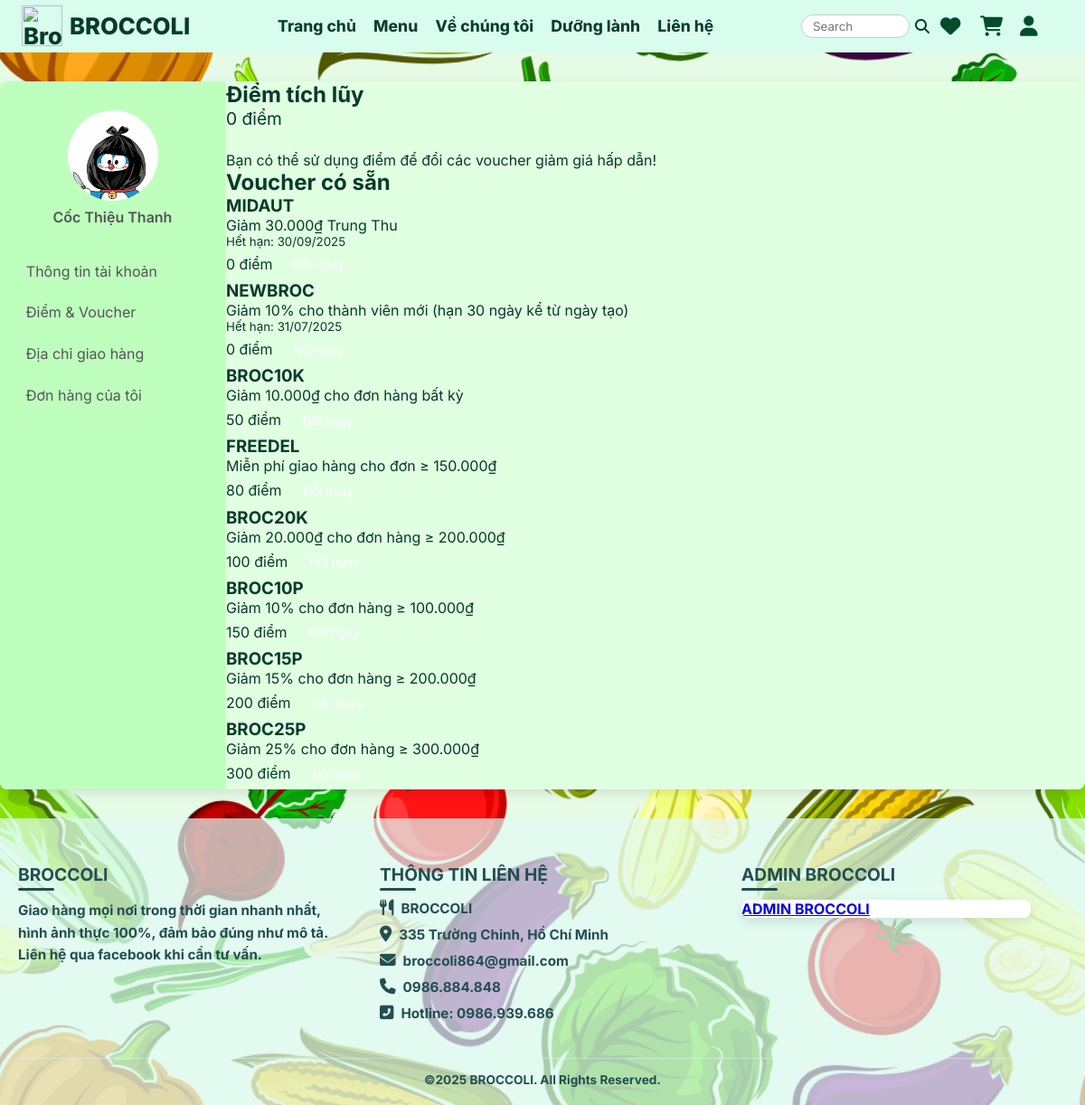
Page /views/layout.php?page=points (signed in) on the committed database.
### tables this page shows
CREATE TABLE IF NOT EXISTS `users` (
  `id` int UNSIGNED NOT NULL AUTO_INCREMENT,
  `username` varchar(50) NOT NULL,
  `email` varchar(100) NOT NULL,
  `role` enum('admin','user') NOT NULL DEFAULT 'user',
  `avatar_url` varchar(255) DEFAULT NULL,
  `password` varchar(255) NOT NULL,
  `fullname` varchar(100) NOT NULL DEFAULT '',
  `phone` varchar(20) DEFAULT NULL,
  `address` text,
  `points` int DEFAULT '0',
  `created_at` datetime NOT NULL DEFAULT CURRENT_TIMESTAMP,
  `points_total` int NOT NULL DEFAULT '0',
  PRIMARY KEY (`id`),
  UNIQUE KEY `username` (`username`),
  UNIQUE KEY `email` (`email`),
  KEY `idx_role` (`role`)
);

CREATE TABLE IF NOT EXISTS `vouchers` (
  `id` int NOT NULL AUTO_INCREMENT,
  `code` varchar(50) NOT NULL COMMENT 'Mã voucher',
  `description` varchar(255) DEFAULT NULL COMMENT 'Mô tả',
  `points_required` int NOT NULL COMMENT 'Số điểm cần để đổi',
  `discount_type` enum('amount','percent') NOT NULL DEFAULT 'amount',
  `discount_value` decimal(10,2) NOT NULL COMMENT 'Giá trị giảm (số tiền hoặc %)',
  `active` tinyint(1) NOT NULL DEFAULT '1' COMMENT '1=đang mở,0=đóng',
  `created_at` datetime NOT NULL DEFAULT CURRENT_TIMESTAMP,
  `updated_at` datetime NOT NULL DEFAULT CURRENT_TIMESTAMP ON UPDATE CURRENT_TIMESTAMP,
  `expires_at` datetime DEFAULT NULL COMMENT 'Ngày hết hạn (NULL = vô thời hạn)',
  PRIMARY KEY (`id`),
  UNIQUE KEY `code` (`code`)
);

### config/helpers.php (called while the page is built, shortened)
<?php
function getSiteUrl() {
    $protocol = isset($_SERVER['HTTPS']) && $_SERVER['HTTPS'] === 'on' ? 'https://' : 'http://';
    return $protocol . $_SERVER['HTTP_HOST'] . '/healthy';
}
function getAssetUrl($path) {
    return getSiteUrl() . '/' . trim($path, '/');
}
function getAvatarUrl($avatarName = null) {
    $avatarName = str_replace('uploads/avatars/', '', $avatarName);
    return getAssetUrl('uploads/avatars/' . $avatarName);
}

### views/points.php (the view, shortened to what this page needs)
<?php
require_once __DIR__ . '/../config/helpers.php';
$pdo = getDb();
$userId = $_SESSION['user_id'];
$stmt = $pdo->prepare('SELECT * FROM users WHERE id = ?');
$stmt->execute([$userId]);
$userInfo = $stmt->fetch(PDO::FETCH_ASSOC);
$stmt = $pdo->prepare(
    "SELECT p.points, p.avatar, p.fullname
     FROM profiles p
     WHERE p.user_id = :uid"
);
$stmt->execute([':uid' => $userId]);
$profile = $stmt->fetch(PDO::FETCH_ASSOC) ?: ['points' => 0, 'avatar' => null, 'fullname' => null];
$user = array_merge($userInfo ?: [], $profile);
$displayName = !empty($user['fullname']) ? $user['fullname'] : (!empty($user['username']) ? $user['username'] : 'User');
$avatarUrl = getAvatarUrl($user['avatar']);
$stmt = $pdo->prepare(
    "SELECT id, code, description, points_required, expires_at
     FROM vouchers
     WHERE active = 1
       AND (expires_at IS NULL OR expires_at > NOW())
     ORDER BY points_required ASC"
);
$stmt->execute();
$vouchers = $stmt->fetchAll(PDO::FETCH_ASSOC);
?>
<link rel="stylesheet" href="<?= getAssetUrl('css/points.css') ?>">
<div class="container">
  <nav class="menu">
    <div class="menu-profile">
      <img
        src="<?= htmlspecialchars($avatarUrl) ?>"
        class="avatar-preview"
        alt="Avatar">
      <p><?= htmlspecialchars($displayName) ?></p>
    </div>
    <a href="layout.php?page=info">Thông tin tài khoản</a>
    <a href="layout.php?page=points" class="active">Điểm & Voucher</a>
    <a href="layout.php?page=address">Địa chỉ giao hàng</a>
    <a href="layout.php?page=orders">Đơn hàng của tôi</a>
  </nav>
  <div class="content">
    <section class="points-section">
      <h2>Điểm tích lũy</h2>
      <div class="points-card">
        <div class="points-balance">
          <span class="points-amount"><?= number_format($user['points']) ?></span>
          <span class="points-label">điểm</span>
        </div>
        <p class="points-info">
          Bạn có thể sử dụng điểm để đổi các voucher giảm giá hấp dẫn!
        </p>
      </div>
    </section>
    <section class="vouchers-section">
      <h2>Voucher có sẵn</h2>
      <div class="vouchers-grid">
        <?php foreach ($vouchers as $voucher): ?>
          <div class="voucher-card">
            <div class="voucher-info">
              <h3><?= htmlspecialchars($voucher['code']) ?></h3>
              <p><?= htmlspecialchars($voucher['description']) ?></p>
              <?php if ($voucher['expires_at']): ?>
                <small>Hết hạn: <?= date('d/m/Y', strtotime($voucher['expires_at'])) ?></small>
              <?php endif; ?>
            </div>
            <div class="voucher-points">
              <span><?= number_format($voucher['points_required']) ?> điểm</span>
              <button class="btn btn-redeem" <?= $user['points'] >= $voucher['points_required'] ? '' : 'disabled' ?>>
              </button>
            </div>
          </div>
        <?php endforeach; ?>
      </div>
    </section>
  </div>
</div>

### css/points.css (style rules this page uses)
.container { display: flex; max-width: 1200px; margin: 2rem auto; background: #e1ffe1; border-radius: 8px; overflow: hidden; box-shadow: 0 4px 12px rgba(0,0,0,0.1); }
.menu { width: 250px; background-color: #beffbe; border-right: 1px solid #eee; padding: 1.5rem 1rem; }
.menu-profile { display: flex; flex-direction: column; align-items: center; justify-content: center; text-align: center; padding: 0.5rem 0; }
.menu img.avatar-preview { width: 100px; height: 100px; object-fit:center; border-radius: 50%; margin-bottom: 0.5rem; }
.menu p { font-weight: 600; margin-bottom: 1rem; text-align: center; color: #555; }
.menu a { display: block; padding: 0.6rem 0.8rem; margin: 0.4rem 0; text-decoration: none; color: #555; border-radius: 4px; transition: background 0.2s, color 0.2s; }
.points-balance { font-size: 1.2rem; margin-bottom: 1.5rem; }
.btn-redeem { background: var(--btn-primary); color: #fff; border: none; padding: 0.6rem 1.2rem; border-radius: 4px; cursor: pointer; transition: background 0.2s; }
.btn-redeem:disabled { background: var(--btn-disabled); cursor: not-allowed; }

### rows in the picture
users: points "0"
vouchers: code "MIDAUT", description "Giảm 30.000₫ Trung Thu", expires_at "30/09/2025", points_required "0"
vouchers: code "NEWBROC", description "Giảm 10% cho thành viên mới (hạn 30 ngày kể từ ngày tạo)", expires_at "31/07/2025", points_required "0"
vouchers: code "BROC10K", description "Giảm 10.000₫ cho đơn hàng bất kỳ", points_required "50"
vouchers: code "FREEDEL", description "Miễn phí giao hàng cho đơn ≥ 150.000₫", points_required "80"
vouchers: code "BROC20K", description "Giảm 20.000₫ cho đơn hàng ≥ 200.000₫", points_required "100"
vouchers: code "BROC10P", description "Giảm 10% cho đơn hàng ≥ 100.000₫", points_required "150"
vouchers: code "BROC15P", description "Giảm 15% cho đơn hàng ≥ 200.000₫", points_required "200"
vouchers: code "BROC25P", description "Giảm 25% cho đơn hàng ≥ 300.000₫", points_required "300"

### other values in the picture
$siteSettings['site_name'] "BROCCOLI"
$displayName "Cốc Thiệu Thanh"
